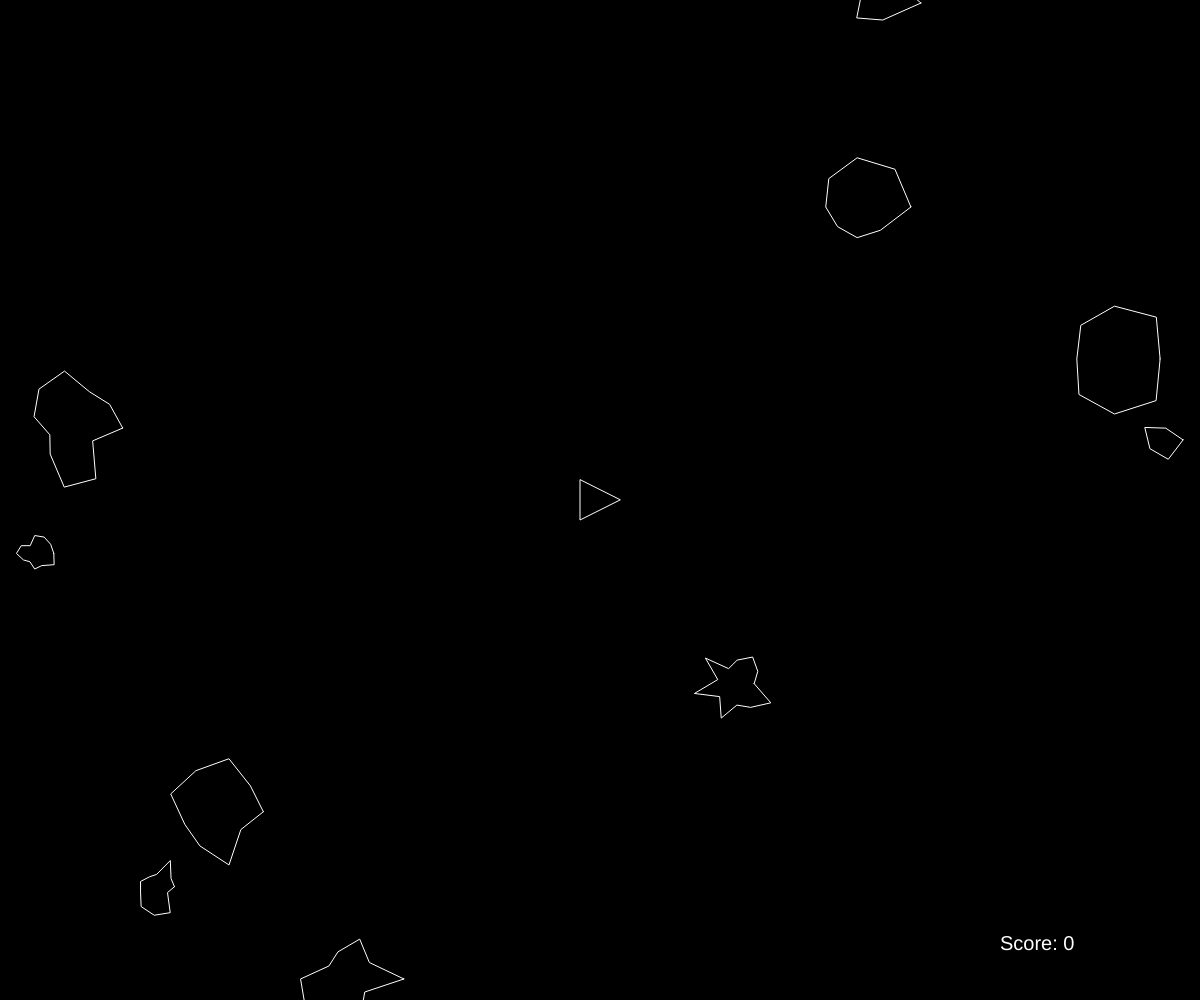
Frame 1 (no input)
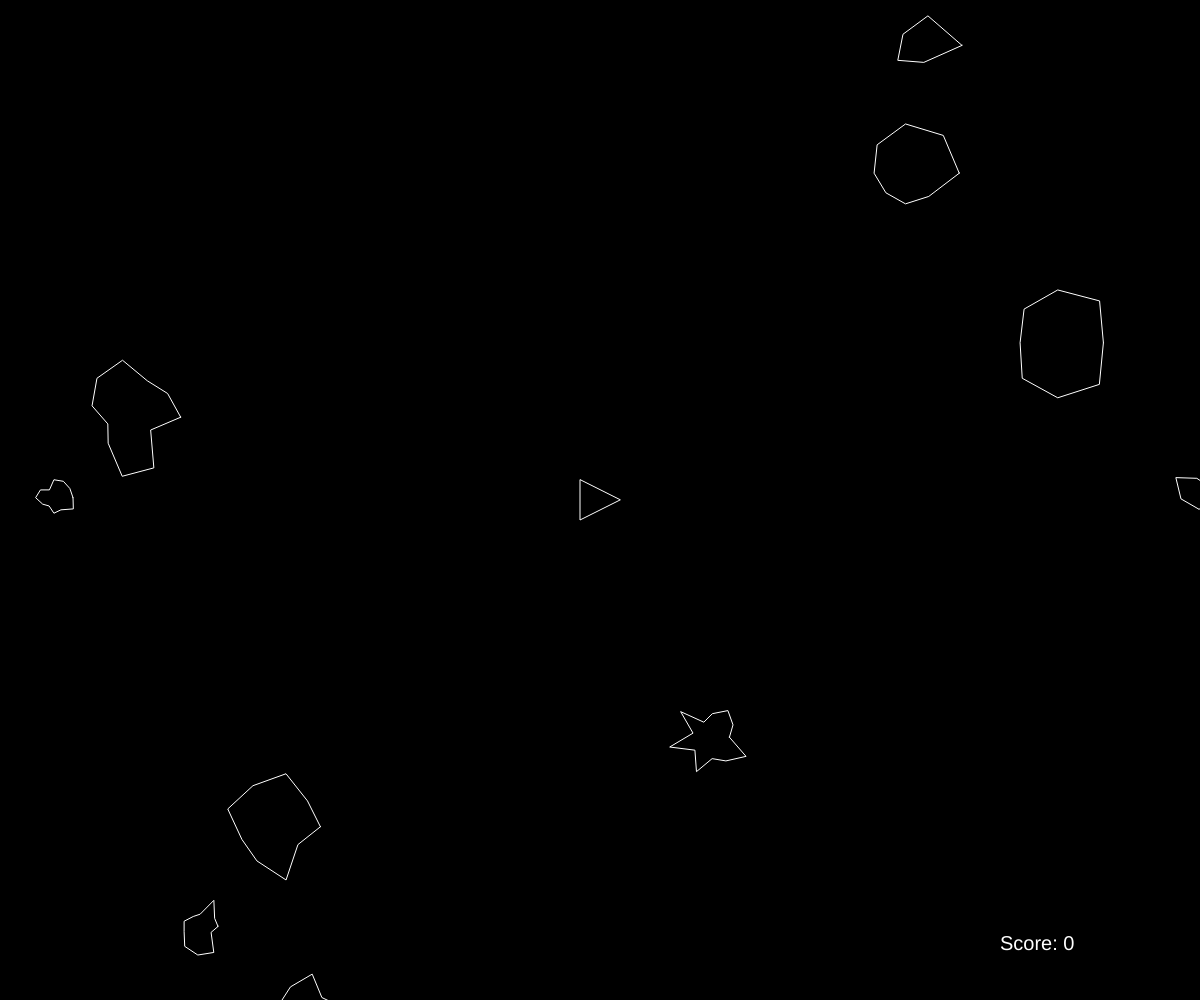
Frame 60 (no input)
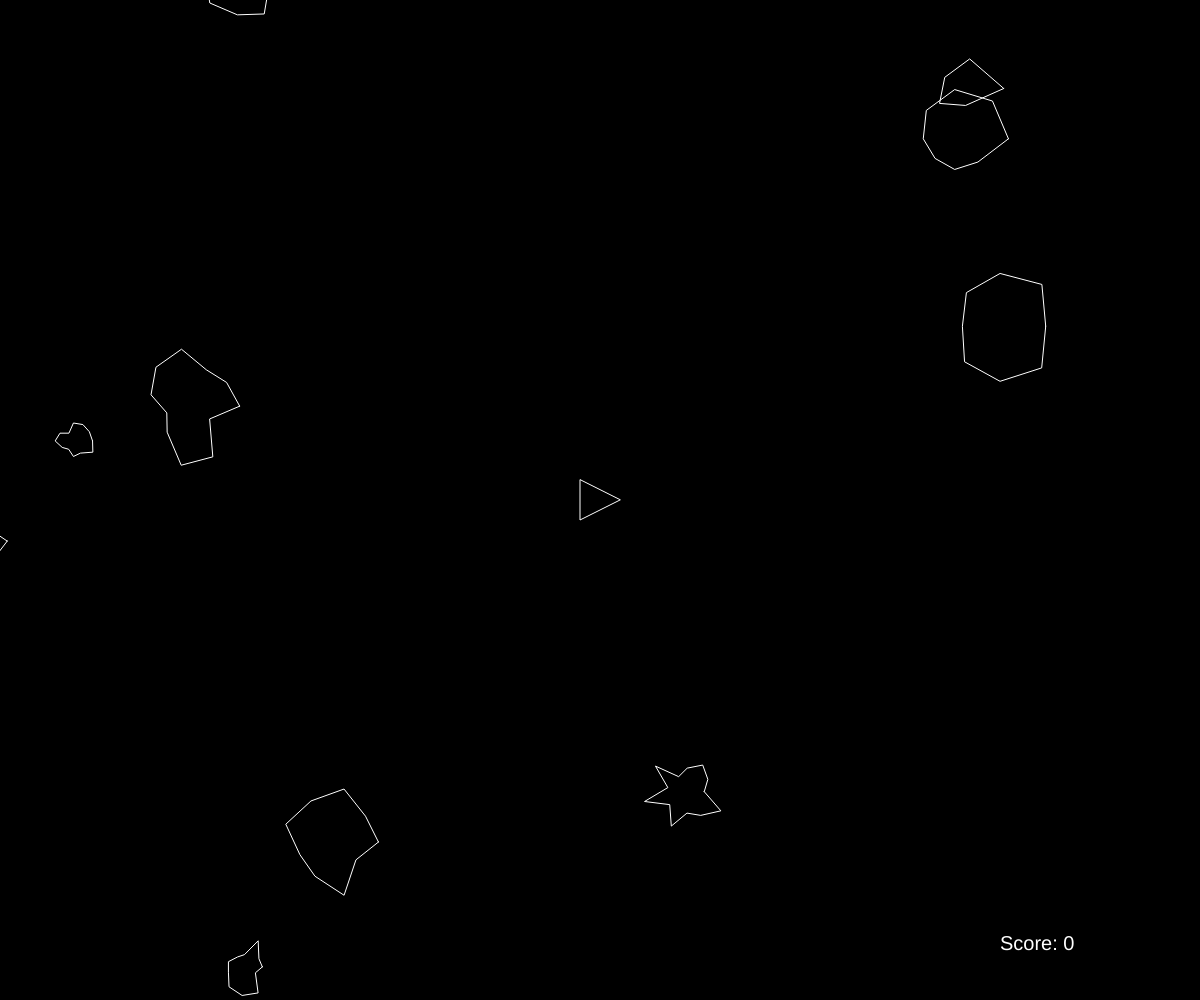
Frame 120 (the mouse pressed at the canvas centre since frame 60)

The p5.js sketch that drew these frames (run headless with seeded random() and noise() and a simulated clock; from frame 60 on, the mouse is pressed at the canvas centre):

// p5.js sketch
// ── sketch.js
var ship;
var lasers = [];
var asteroids = [];
var score = 0;
var endgame = 0;

function setup() {
  createCanvas(windowWidth, windowHeight);
  ship = new Ship();
  for(var i = 0; i < 10;i++){
    asteroids.push(new Asteroid());
  }
}

function draw() {
    background(0);

    for (var i = 0; i < asteroids.length; i++){
        if (ship.hits(asteroids[i])){
            endgame +=1;
        }
        asteroids[i].render();
        asteroids[i].update();
        asteroids[i].edges();
    }
    
    for (var i = lasers.length - 1; i >= 0; i--){
        lasers[i].render();
        lasers[i].update();
        for (var j = asteroids.length - 1; j >= 0; j--){
            if (lasers[i].hits(asteroids[j])){
                if (asteroids[j].r > 10){
                    var newAsteroids = asteroids[j].breakup();
                    score += 10;
                    asteroids.push(new Asteroid());
                    asteroids = asteroids.concat(newAsteroids);
                } 
                asteroids.splice(j, 1);
                lasers.splice(i, 1)
                break;
        }
        }
    }

    ship.render();
    ship.turn();
    ship.update();
    ship.edges();
    textSize(20);
    fill(255,255,255);
    text("Score: " + score, windowWidth - 200, windowHeight - 50);
    
    if (endgame > 0){
        clear();
        background(0);
        textSize(50);
        fill(255);
        text("Game Over", windowWidth/2 - 100, windowHeight/2);
        textSize(25);
        text("Your final score was: " + score, windowWidth/2 - 100, windowHeight/2 + 50)
    }
}

function keyReleased(){
    ship.setRotation(0);
    ship.boosting(false);
}

function keyPressed(){
    if (key == ' '){
      lasers.push(new Laser(ship.pos, ship.heading));
    } else if (keyCode == RIGHT_ARROW){
        ship.setRotation(0.1);
    } else if (keyCode == LEFT_ARROW){
        ship.setRotation(-0.1);
    } else if (keyCode == UP_ARROW){
        ship.boosting(true);
    }
}




// ── Asteroid.js
function Asteroid(pos, r){
    if (pos){
        this.pos = pos.copy();
    } else {
        this.pos = createVector(random(width), random(height));
    }
    
    if (r){
        this.r = r * 0.5;
    } else {
        this.r = random(15,50);
    }
    
    this.vel = p5.Vector.random2D();
    this.total = floor(random(5, 15));
    this.offset = [];
    for(var i = 0; i < this.total; i++){
        this.offset[i] = random(-this.r * 0.5, this.r * 0.5);
    }
    
    this.update = function(){
        this.pos.add(this.vel);
    }
    
    this.render = function(){
        
        push();
        stroke(255);
        noFill();
        translate(this.pos.x, this.pos.y);
        //ellipse(0, 0, this.r * 2);
        beginShape();
        for(var i = 0; i < this.total; i++){
            var angle = map(i, 0, this.total, 0, TWO_PI);
            var r = this.r + this.offset[i];
            var x = r * cos(angle);
            var y = r * sin(angle);
            vertex(x, y);
        }
        endShape(CLOSE);
        pop();
    }
    
    this.breakup = function(){
        var newA = [];
        newA[0] = new Asteroid(this.pos, this.r);
        newA[1] = new Asteroid(this.pos, this.r);
        return newA;
    }
    
    this.edges = function() {
        if (this.pos.x > width + this.r){
            this.pos.x = - this.r;
        } else if (this.pos.x < -this.r){
            this.pos.x = width + this.r;
        }
        if (this.pos.y > height + this.r){
            this.pos.y = - this.r;
        } else if (this.pos.y < -this.r){
            this.pos.y = height + this.r;
        }
    }
}
// ── Laser.js
function Laser(spos, angle){
    this.pos = createVector(spos.x, spos.y);
    this.vel = p5.Vector.fromAngle(angle);
    this.vel.mult(10);
    
    this.update = function(){
        this.pos.add(this.vel);
    }
    this.render = function(){
        push();
        stroke(255);
        strokeWeight(4);
        point(this.pos.x, this.pos.y);
        pop();
    }
    this.hits = function(asteroid){
        var d = dist(this.pos.x, this.pos.y, asteroid.pos.x, asteroid.pos.y);
        if (d < asteroid.r){
            return true;
        } else {
            return false;
        }
    }
}
// ── Ship.js
function Ship() {
    this.pos = createVector(width/2, height/2);
    this.r = 20;
    this.heading = 0;
    this.rotation = 0;
    this.vel = createVector(0,0);
    this.isBoosting = false;
    
    this.boosting = function(b){
        this.isBoosting = b;
    }
    
    this.update = function(){
        if (this.isBoosting){
            this.boost();
        }
        this.pos.add(this.vel);
        this.vel.mult(0.99);
    }
    
    this.boost = function(){
        var force = p5.Vector.fromAngle(this.heading);
        force.mult(0.1);
        this.vel.add(force);
    }
    
    this.hits = function(asteroid) {
        var d = dist(this.pos.x, this.pos.y, asteroid.pos.x, asteroid.pos.y);
        if (d < this.r + asteroid.r){
            return true;
        } else {
            return false;
        }
    }
    
    this.render = function(){
        push();
        translate(this.pos.x, this.pos.y);
        rotate(this.heading + PI / 2);
        fill(0);
        stroke(255);
        triangle(-this.r, this.r, this.r, this.r, 0, -this.r);
        pop();
    }
    
    this.edges = function() {
        if (this.pos.x > width + this.r){
            this.pos.x = - this.r;
        } else if (this.pos.x < -this.r){
            this.pos.x = width + this.r;
        }
        if (this.pos.y > height + this.r){
            this.pos.y = - this.r;
        } else if (this.pos.y < -this.r){
            this.pos.y = height + this.r;
        }
    }
    
    this.setRotation = function(a){
        this.rotation = a;
    }
    
    this.turn = function(angle){
        this.heading += this.rotation;
    }
}
